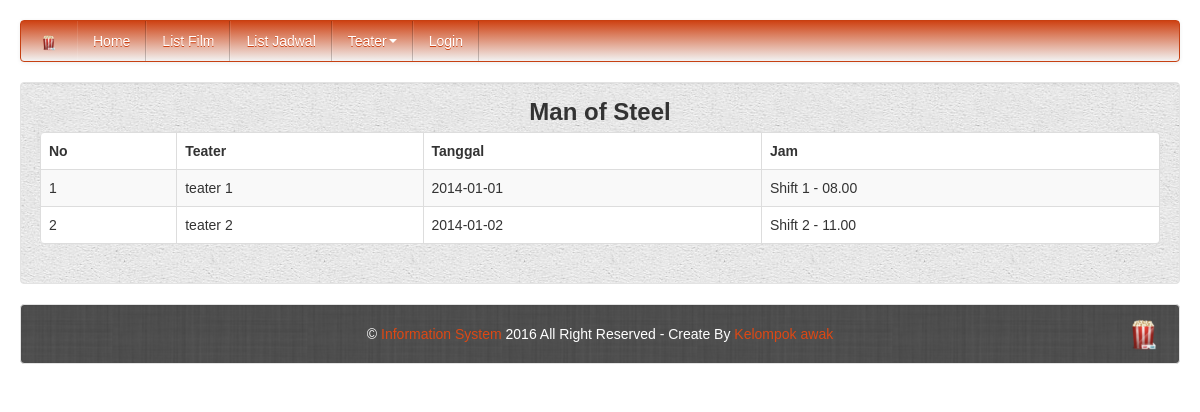
Screenshot of /jadwal_film.php?kode=1 with the database file from the repository.
### tables this page shows
CREATE TABLE IF NOT EXISTS `film` (
  `id_film` int(11) NOT NULL,
  `judul_film` varchar(64) NOT NULL,
  `rating` float NOT NULL,
  `kode_genre` int(11) NOT NULL,
  `kode_klasifikasi_film` int(11) NOT NULL,
  `tahun_produksi` year(4) NOT NULL,
  `studio_produksi` varchar(32) NOT NULL,
  `durasi` time NOT NULL,
  `tanggal_mulai` date NOT NULL,
  `tanggal_selesai` date NOT NULL,
  `image` varchar(128) NOT NULL,
  `harga` int(11) NOT NULL,
  PRIMARY KEY (`id_film`),
  KEY `klasifikasi_film_film_fk` (`kode_klasifikasi_film`),
  KEY `genre_film_fk` (`kode_genre`)
);

CREATE TABLE IF NOT EXISTS `jadwal` (
  `id_jadwal` int(11) NOT NULL,
  `id_film` int(11) NOT NULL,
  `kode_teater` int(11) NOT NULL,
  `tanggal_tayang` date NOT NULL,
  `id_shift` int(10) NOT NULL,
  PRIMARY KEY (`id_jadwal`),
  KEY `film_jadwal_fk` (`id_film`),
  KEY `ruangan_jadwal_fk` (`kode_teater`)
);

CREATE TABLE IF NOT EXISTS `teater` (
  `kode_teater` int(11) NOT NULL,
  `nama_teater` varchar(32) NOT NULL,
  `jumlah_kursi` int(11) NOT NULL,
  PRIMARY KEY (`kode_teater`)
);

CREATE TABLE IF NOT EXISTS `shift_jam` (
  `id_shift` int(11) NOT NULL,
  `shift` varchar(10) NOT NULL,
  `jam_mulai` varchar(10) NOT NULL,
  PRIMARY KEY (`id_shift`)
);

### jadwal_film.php (the view, shortened to what this page needs)
<?PHP include("config.php");
if (isset($_GET['kode'])){
$dt_id=$_GET['kode']; } ?>
<!DOCTYPE html>
<html>
<head>
<link rel='stylesheet' type='text/css' href='bootstrap/bootstrap.css'/>
<link rel='stylesheet' type='text/css' href='bootstrap/megasoft.css'/>
<body>
<div class='container-fluid' style='margin-top:20px;'>
	<?PHP include("inc/navbar.php"); ?>
	<div class='row-fluid'>
	<div class='span12'>
	<div class='well' style='background:url(<?PHP echo "bootstrap/body8.png"; ?>) fixed center;'>
		<?php $judul=mysql_query("select judul_film from film where id_film='$dt_id'");?>
		<center style="font-size:24px"><b><?PHP while($jud = mysql_fetch_array($judul)){echo $jud['judul_film'];}?></b></center>
		<p style='margin-top:10px'>
		<table style='margin-top:10px;background:white' class="table table-bordered table-striped table-hover">
                  <thead>
                    <tr>
                      <th>No</th>
					  <th>Teater</th>
					  <th>Tanggal</th>
					  <th>Jam</th>
					</tr>
                  </thead>
                  <tbody>
				  <?PHP
					$sql_jadwal = mysql_query("select * from jadwal join film on jadwal.id_film=film.id_film join teater on jadwal.kode_teater=teater.kode_teater join shift_jam on jadwal.id_shift=shift_jam.id_shift where jadwal.id_film='$dt_id'");
					$no = 1;
					while($data_jadwal =  mysql_fetch_array($sql_jadwal)){
					$jd_id = $data_jadwal['id_jadwal'];
					$jd_teater = $data_jadwal['nama_teater'];
					$jd_tgl = $data_jadwal['tanggal_tayang'];
					$jd_shift = $data_jadwal['shift'];
					$jd_jam = $data_jadwal['jam_mulai'];
					?>
				  <tr>
					  <td><?PHP echo "$no" ?></td>
					  <td><?PHP echo "$jd_teater" ?></td>
					  <td><?PHP if(isset($_SESSION['user'])){echo "<a href='tiket.php?jadwal=$jd_id'>$jd_tgl</a>";}
								else{echo "$jd_tgl";} ?></td>
					  <td><?PHP echo "$jd_shift - $jd_jam" ?></td>
				  </tr>
				  <?PHP
				  $no++;
				  }
				  ?>
                  </tbody>
            </table>
	</div>
	</div>
	<?PHP include("inc/footer.php"); ?>
</div>
</div>
</body>
</html>

### rows the page displays
film: judul_film "Man of Steel"
jadwal: kode_teater.nama_teater "teater 1", tanggal_tayang "2014-01-01", id_shift.shift "Shift 1", id_shift.jam_mulai "08.00"
jadwal: kode_teater.nama_teater "teater 2", tanggal_tayang "2014-01-02", id_shift.shift "Shift 2", id_shift.jam_mulai "11.00"
